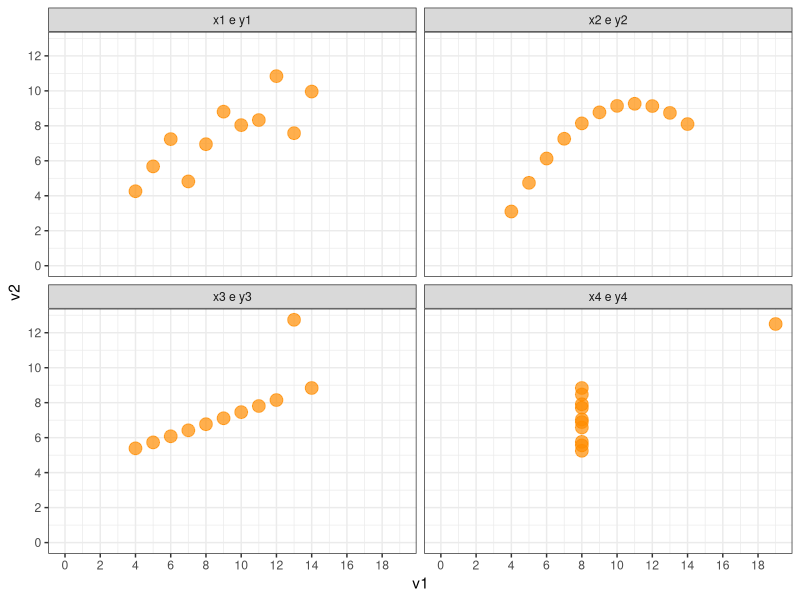
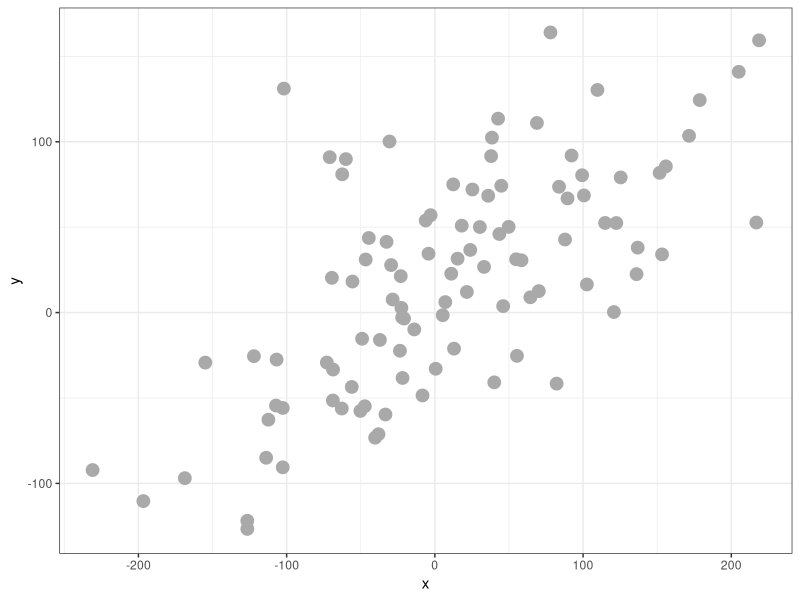
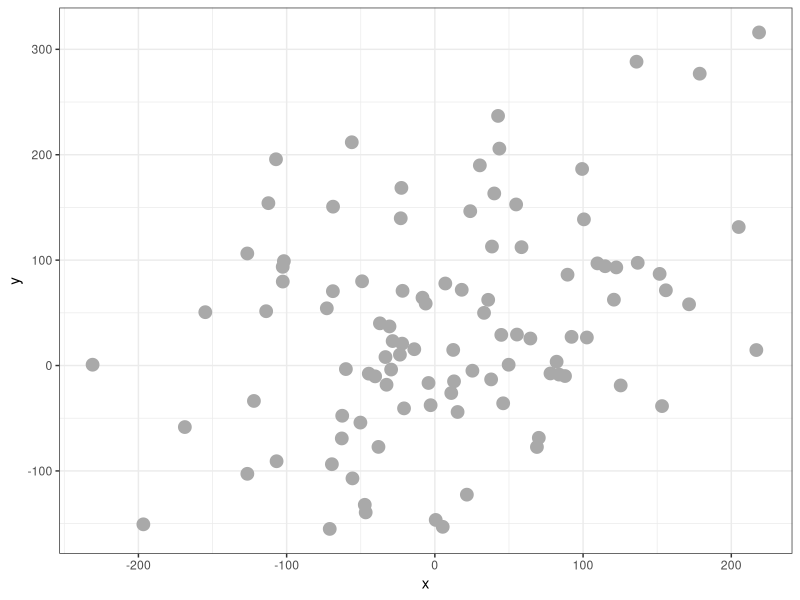
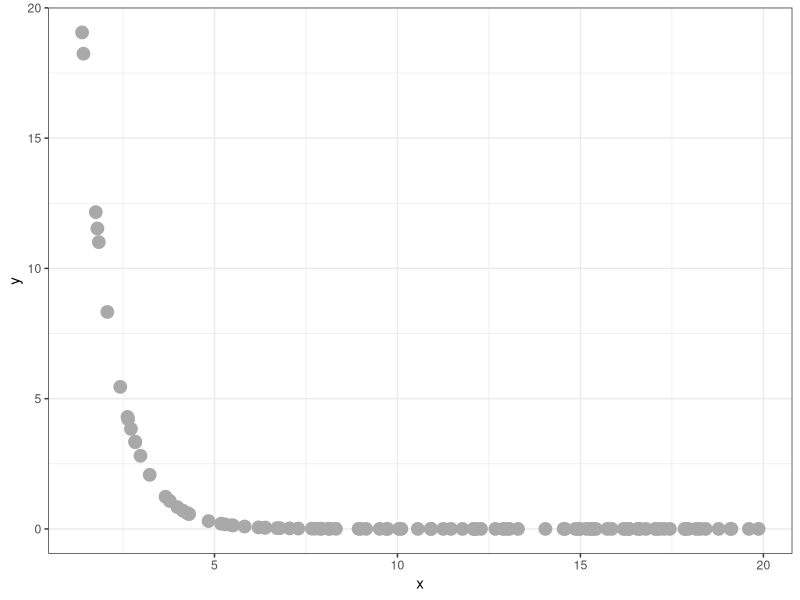
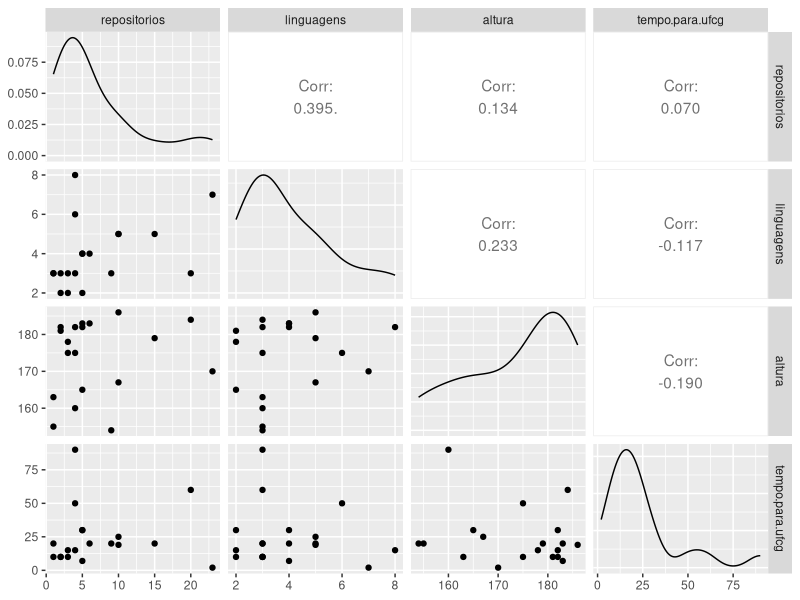

The R source for these figures, in order:
## ---- chunk 1
require(ggplot2, quietly = TRUE)
require(GGally, quietly = TRUE)
require(reshape2, quietly = TRUE)
require(dplyr, quietly = TRUE)
## ---- chunk 2
summary(anscombe)

# um pouco de rearrumação primeiro. 
# (para entender melhor, você pode procurar sobre dados em formato
# wide ou long no R)
t1 <- melt(select(anscombe, 1:4), id = c())
t2 <- melt(select(anscombe, 5:8), id = c())
names(t2) <- c("v2", "value2")
dados <- data.frame(vars = paste(t1$variable, "e", t2$v2), 
               v1 = t1$value, 
               v2 = t2$value2)
## ---- chunk 3
dados %>% 
  group_by(vars) %>% 
  summarise(correlacao = cor(v1, v2, method = "pearson"))
## ---- chunk 4
ggplot(dados, aes(v1, v2)) + 
  geom_point(color = "darkorange", size = 4, alpha = 0.7) + 
  theme_bw() + 
  scale_x_continuous(breaks = seq(0, 20, 2)) + 
  scale_y_continuous(breaks = seq(0, 12, 2)) + 
  expand_limits(x = 0, y = 0) + 
  facet_wrap(~ vars)
## ---- chunk 5
dados %>% 
  group_by(vars) %>% 
  summarise(pearson = cor(v1, v2, method = "pearson"), 
            spearman = cor(v1, v2, method = "spearman"),
            kendall = cor(v1, v2, method = "kendall"))
## ---- chunk 6
set.seed(123)
x <- rnorm(100) * 100
tamanho_do_erro <- 50
y <- 0.5 * x + rnorm(100) * tamanho_do_erro + 20

df <- data.frame(x = x, 
                 y = y)

ggplot(df, aes(x = x, y = y)) + 
  geom_point(colour = "darkgrey", size = 4) + 
  theme_bw()

cor(df$x, df$y, method = "pearson")

# Dobro de erro em torno de uma função linear f(x)
df$y <- 0.5 * x + rnorm(100) * tamanho_do_erro * 2 + 20

ggplot(df, aes(x = x, y = y)) + 
  geom_point(colour = "darkgrey", size = 4) + 
  theme_bw()
cor(df$x, df$y, method = "pearson")
## ---- chunk 7
n = 100
df <- data.frame(x = runif(n, min= 1, max = 20))
df$y = 100 * exp(-1.2 * df$x) #+ rnorm(n, mean = 0.05, sd = 1)

ggplot(df, aes(x = x, y = y)) + 
  geom_point(colour = "darkgrey", size = 4) + 
  theme_bw()# + scale_y_log10() 

# tente descomentando o scale_y_log10 acima e veja o que acontece
  
cor(df$x, df$y)
cor(df$x, df$y, method = "spearman")
cor(df$x, df$y, method = "kendall")
## ---- chunk 8
alunos.tudo = read.csv("../dados//alunos-ad1.csv",
                       header=FALSE, 
                       comment.char="#")

alunos = alunos.tudo %>% 
  select(2, 4, 5, 8, 10, 11)

names(alunos) = c("sexo", 
                  "repositorios", 
                  "linguagens", 
                  "altura", 
                  "tempo.para.ufcg", 
                  "transporte")
alunos = alunos %>% filter(transporte != "")
str(alunos)

alunos %>% 
  filter(complete.cases(.), altura > 1) %>% 
  select(-sexo, -transporte) %>% 
  ggpairs()


